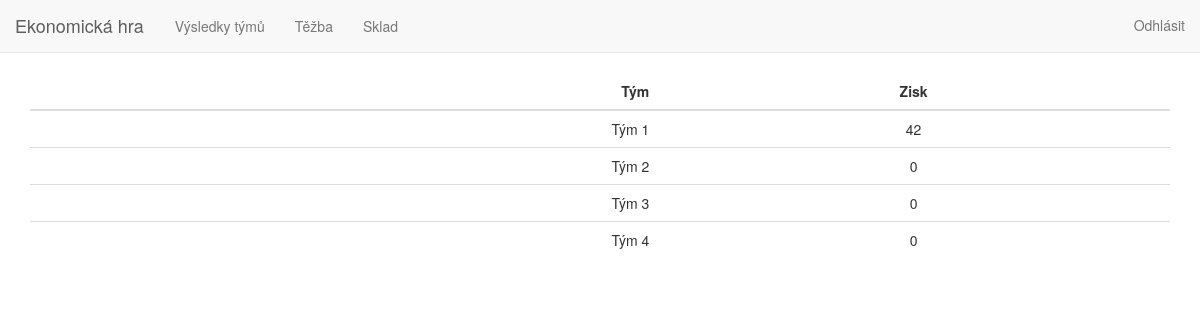
The page /scoreboard/ (signed in) on the database as committed earlier.
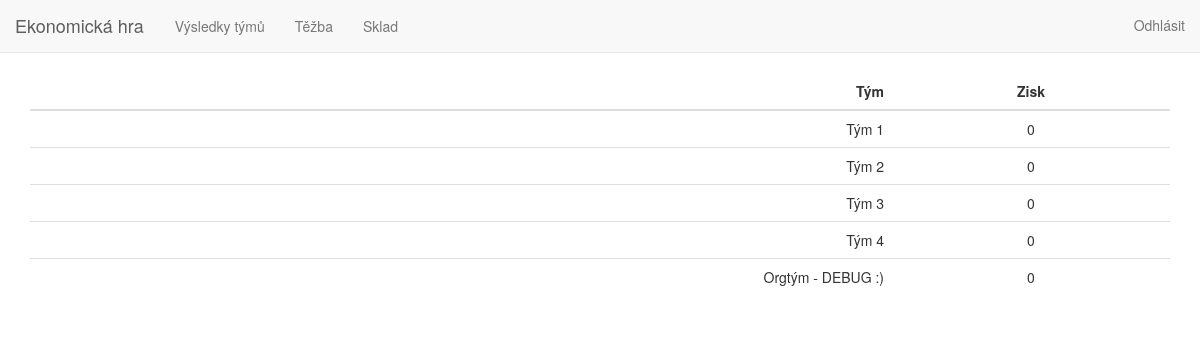
The same page on the database as committed later.
### team/models.py (models this page shows, shortened)
class Team(models.Model):
    name = models.CharField(max_length=256, unique=True, verbose_name="Název týmu")
    members = models.TextField(verbose_name="Seznam členů")
    @classmethod
    def get_score_table(cls):
        return cls.objects.all().annotate(score=Sum('goods__sold_for'))

### team/views.py (the view)
# urls.py: url(r'^scoreboard/$', ScoreView.as_view(), name='score'),
class ScoreView(TemplateView):
    template_name = "score.html"
    def get_context_data(self, **kwargs):
        context = super(ScoreView, self).get_context_data(**kwargs)
        context['score'] = Team.get_score_table()
        return context

### templates/score.html
{% extends "base.html" %}
{% load bootstrap %}
{% block content %}
<table class="table table-balance">
    <thead>
    <tr>
        <th>Tým</th>
        <th>Zisk</th>
    </tr>
    </thead>
    <tbody>
    {% for row in score %}
        <tr>
            <td>{{ row.name }}</td>
            <td>{{ row.score | default_if_none:0 }}</td>
        </tr>
    {% endfor %}
    </tbody>
</table>
{% endblock %}

### templates/base.html (shortened to what this page needs)
{% load staticfiles %}
<!DOCTYPE html>
<html>
<head>
    <link href = "{% static 'css/bootstrap.css' %}" rel = "stylesheet">
    <link href = "{% static 'css/main.css' %}" rel = "stylesheet">
    <link href = "{% static 'css/sprites.css' %}" rel = "stylesheet">
</head>
<body>
<nav class="navbar navbar-default navbar-static-top">
    <div class="navbar-header">
      <a class="navbar-brand" href="{% url 'homepage' %}">Ekonomická hra</a>
    </div>
    <div class="container-fluid">
        <ul class="nav navbar-nav navbar">
            <li><a href="{% url 'score' %}">Výsledky týmů</a></li>
            {% if user.is_authenticated %}
                {% if perms.goods.can_mine  %}
                <li><a href="{% url 'mine' %}">Těžba</a></li>
                <li><a href="{% url 'storage' %}">Sklad</a></li>
                {% endif %}
            {% endif %}
        </ul>
        <ul class="nav navbar-right navbar-nav">
            {% if user.is_authenticated %}
                <li><a href="{% url 'logout' %}">Odhlásit</a></li>
            {% else %}
                <li><a href="{% url 'login' %}">Přihlásit se</a></li>
            {% endif %}
        </ul>
    </div>
</nav>
<div class="container">
    {% block content %}{% endblock %}
</div>
</body>
</html>

### static/css/main.css (style rules this page uses)
.table-balance tr td, .table-balance tr th { text-align: center; }
.table-balance tr td:first-child, .table-balance tr th:first-child { text-align: right; }

Rows that differ between the two databases and show on the page:
computed for Team "Tým 1": score "42" → "0"
added Team: name "Orgtým - DEBUG :)", score "0"
